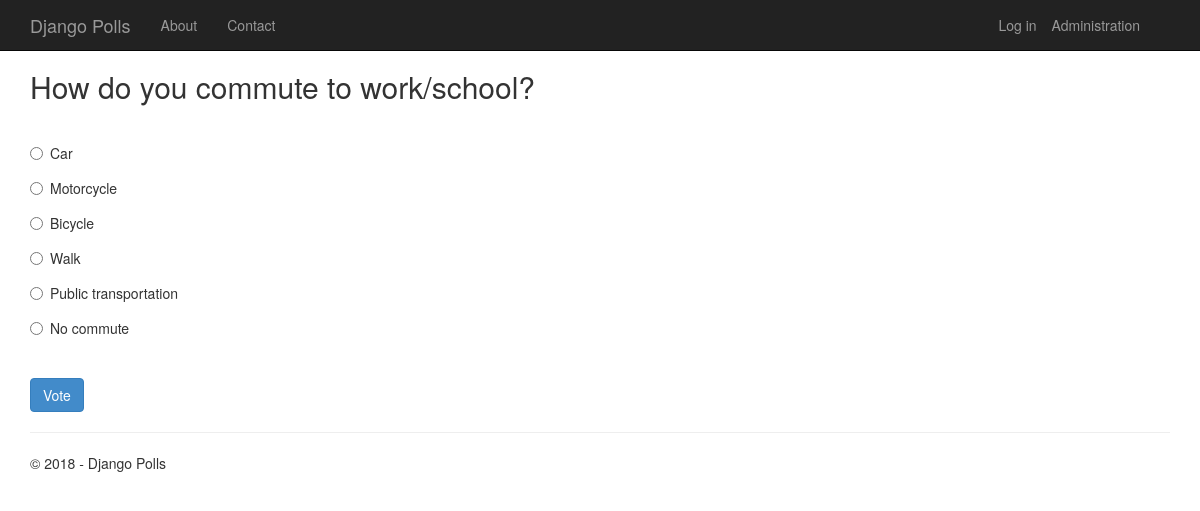
Page /2/ on the committed database.
### app/models.py (models this page shows, shortened)
class Poll(models.Model):
    text = models.CharField(max_length=200)
    pub_date = models.DateTimeField('date published')
    author = models.CharField(max_length=100, blank=True)

class Choice(models.Model):
    poll = models.ForeignKey(Poll)
    text = models.CharField(max_length=200)
    votes = models.IntegerField(default=0)

### app/views.py (the view)
class PollDetailView(DetailView):
    model = Poll
    def get_context_data(self, **kwargs):
        context = super(PollDetailView, self).get_context_data(**kwargs)
        context['title'] = 'Poll'
        context['year'] = datetime.now().year
        return context

### app/templates/app/details.html (shortened to what this page needs)
{% extends "app/layout.html" %}
{% block content %}
<h2>{{poll.text}}</h2>
<br />
<form action="{% url 'app:vote' poll.id %}" method="post">
{% for choice in poll.choice_set.all %}
    <div class="radio">
        <label>
            <input type="radio" name="choice" id="choice{{ forloop.counter }}" value="{{ choice.id }}" />
            {{ choice.text }}
        </label>
    </div>
{% endfor %}
    <br />
    <button class="btn btn-primary" type="submit">Vote</button>
</form>
{% endblock %}

### app/static/app/content/site.css (style rules this page uses)
body { padding-top: 50px; padding-bottom: 20px; }
input, select, textarea { max-width: 280px; }
.radio, .checkbox { margin-bottom: 20px; }

### rows in the picture
Poll: text "How do you commute to work/school?"
Choice: text "Car"
Choice: text "Motorcycle"
Choice: text "Bicycle"
Choice: text "Walk"
Choice: text "Public transportation"
Choice: text "No commute"

### other values in the picture
{{ year }} "2018"
